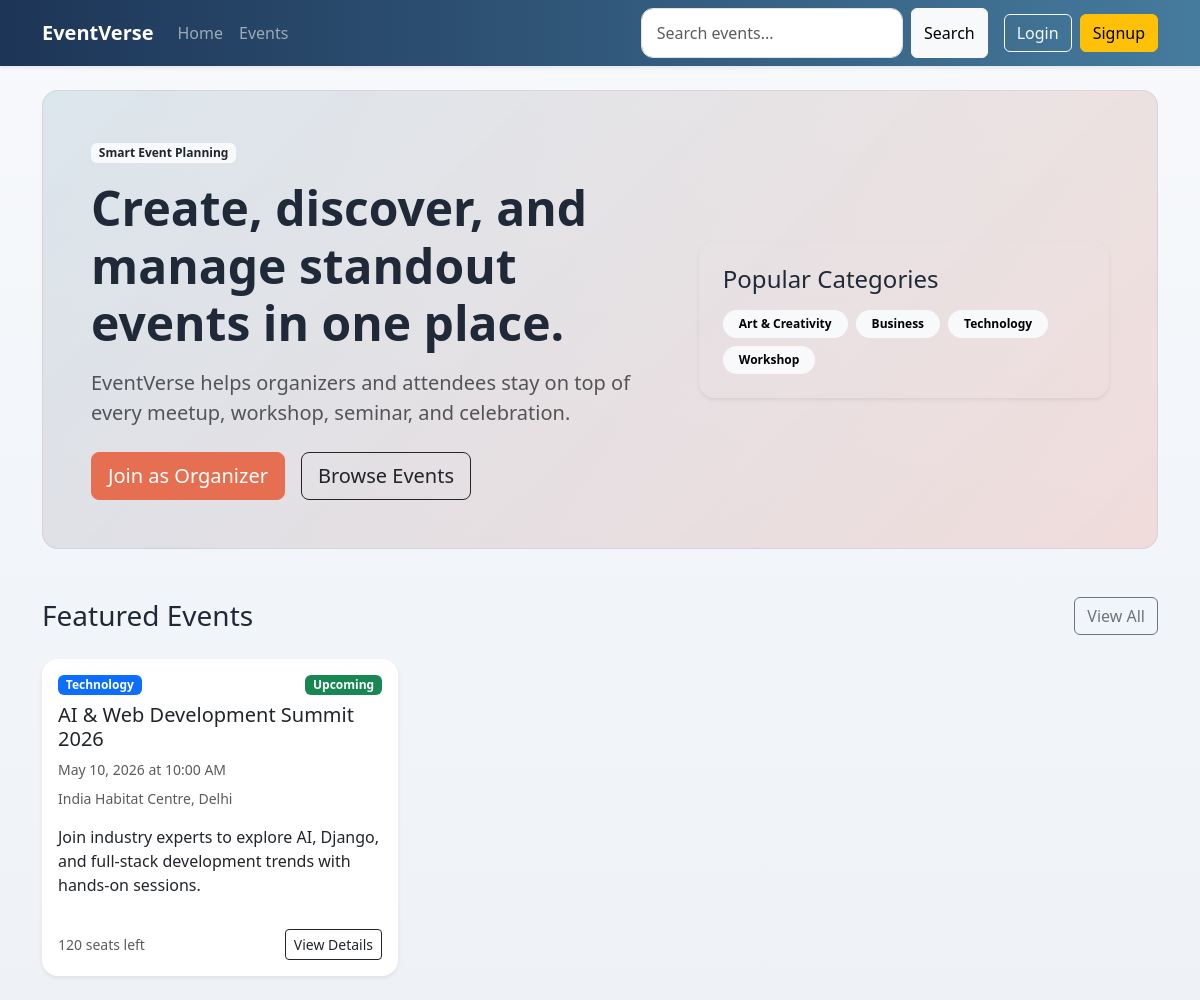
Before: / with the older database file.
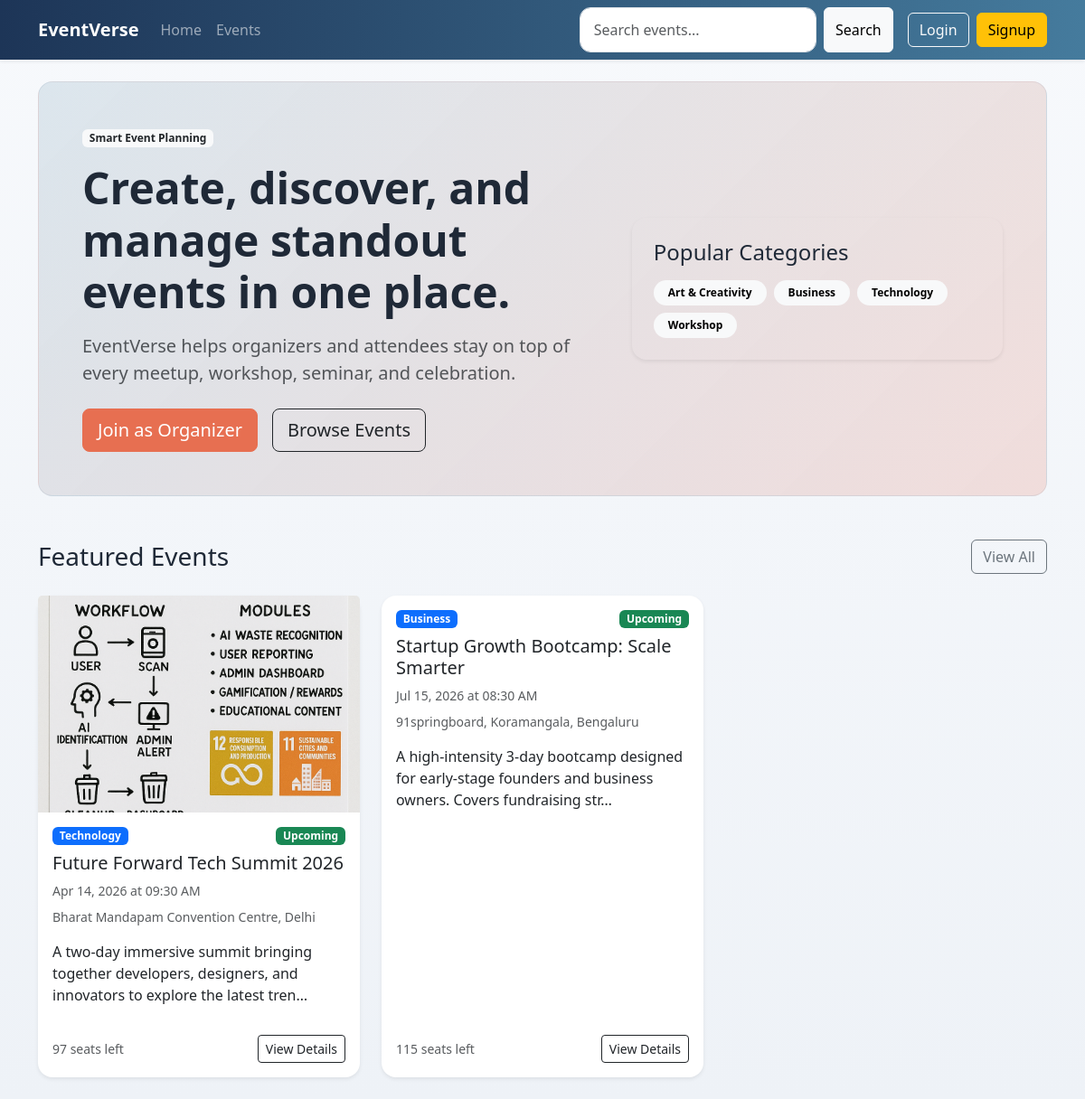
After: the same page with the newer database file.
### events/models.py (models this page shows, shortened)
class Category(models.Model):
    name = models.CharField(max_length=100, unique=True)
    class Meta:
        ordering = ['name']

class Event(models.Model):
    class Status(models.TextChoices):
        DRAFT = 'draft', 'Draft'
        PUBLISHED = 'published', 'Published'
        CANCELLED = 'cancelled', 'Cancelled'
        COMPLETED = 'completed', 'Completed'
    title = models.CharField(max_length=200)
    slug = models.SlugField(max_length=220, unique=True, blank=True)
    description = models.TextField()
    category = models.ForeignKey(Category, on_delete=models.PROTECT, related_name='events')
    organizer = models.ForeignKey(
        settings.AUTH_USER_MODEL,
        on_delete=models.CASCADE,
        related_name='organized_events',
    )
    venue = models.CharField(max_length=255)
    city = models.CharField(max_length=120)
    start_date = models.DateField()
    end_date = models.DateField()
    start_time = models.TimeField()
    end_time = models.TimeField()
    capacity = models.PositiveIntegerField(default=1)
    price = models.DecimalField(max_digits=10, decimal_places=2, default=Decimal('0.00'))
    status = models.CharField(max_length=20, choices=Status.choices, default=Status.DRAFT)
    image = models.ImageField(upload_to='events/', blank=True, null=True)
    google_maps_url = models.URLField(blank=True)
    created_at = models.DateTimeField(auto_now_add=True)
    class Meta:
        ordering = ['start_date', 'start_time', '-created_at']
    @property
    def event_timing_status(self):
        return 'Upcoming' if self.start_datetime >= timezone.now() else 'Past'
    @property
    def start_datetime(self):
        return timezone.make_aware(datetime.combine(self.start_date, self.start_time))
    @property
    def confirmed_seats(self):
        return (
            self.registrations.filter(status=Registration.Status.CONFIRMED)
            .aggregate(total=models.Sum('seat_count'))
            .get('total')
            or 0
        )
    @property
    def available_seats(self):
        return max(self.capacity - self.confirmed_seats, 0)
    @property
    def primary_media(self):
        media_item = self.media_assets.first()
        if media_item:
            return media_item
        if self.image:
            return type('LegacyImage', (), {'media_type': EventMedia.MediaType.IMAGE, 'file': self.image})()
        return None

class EventMedia(models.Model):
    class MediaType(models.TextChoices):
        IMAGE = 'image', 'Image'
        VIDEO = 'video', 'Video'
    event = models.ForeignKey(Event, on_delete=models.CASCADE, related_name='media_assets')
    file = models.FileField(upload_to='events/media/')
    media_type = models.CharField(max_length=10, choices=MediaType.choices)
    created_at = models.DateTimeField(auto_now_add=True)
    class Meta:
        ordering = ['created_at', 'id']

### core/views.py (the view)
# urls.py: path('', HomeView.as_view(), name='home'),
class HomeView(TemplateView):
    template_name = 'core/home.html'
    def get_context_data(self, **kwargs):
        context = super().get_context_data(**kwargs)
        context['featured_events'] = (
            Event.objects.select_related('organizer', 'category')
            .prefetch_related('media_assets')
            .filter(status='published')[:6]
        )
        context['categories'] = Category.objects.all()
        return context

### accounts/context_processors.py (called while the page is built)
def user_role(request):
    return {'user_role': get_user_role(request.user)}

### accounts/utils.py (called while the page is built)
def get_user_role(user):
    if not user.is_authenticated:
        return None
    if user.is_staff or user.is_superuser:
        return 'admin'
    return UserProfile.objects.filter(user=user).values_list('role', flat=True).first() or UserProfile.Role.ATTENDEE

### templates/core/home.html (shortened to what this page needs)
{% extends 'base.html' %}
{% block content %}
<section class="hero-section rounded-4 p-4 p-md-5 mb-5">
    <div class="row align-items-center g-4">
        <div class="col-lg-7">
            <span class="badge bg-light text-dark mb-3">Smart Event Planning</span>
            <h1 class="display-5 fw-bold">Create, discover, and manage standout events in one place.</h1>
            <p class="lead text-muted mt-3">EventVerse helps organizers and attendees stay on top of every meetup, workshop, seminar, and celebration.</p>
            <div class="d-flex flex-wrap gap-3 mt-4">
                {% if user_role == 'organizer' or user_role == 'admin' %}
                    <a href="{% url 'events:event-create' %}" class="btn btn-brand btn-lg">Create Event</a>
                {% else %}
                    <a href="{% url 'accounts:signup' %}" class="btn btn-brand btn-lg">Join as Organizer</a>
                {% endif %}
                <a href="{% url 'events:event-list' %}" class="btn btn-outline-dark btn-lg">Browse Events</a>
            </div>
        </div>
        <div class="col-lg-5">
            <div class="hero-card p-4 rounded-4 shadow-sm">
                <h2 class="h4">Popular Categories</h2>
                <div class="d-flex flex-wrap gap-2 mt-3">
                    {% for category in categories %}
                        <a href="{% url 'events:event-list' %}?category={{ category.id }}" class="badge rounded-pill text-bg-light p-2 px-3 text-decoration-none">{{ category.name }}</a>
                    {% endfor %}
                </div>
            </div>
        </div>
    </div>
</section>
<section>
    <div class="d-flex justify-content-between align-items-center mb-4">
        <h2 class="h3 mb-0">Featured Events</h2>
        <a href="{% url 'events:event-list' %}" class="btn btn-outline-secondary">View All</a>
    </div>
    <div class="row g-4">
        {% for event in featured_events %}
            <div class="col-md-6 col-lg-4">
                {% include 'events/partials/event_card.html' %}
            </div>
        {% endfor %}
    </div>
</section>
{% endblock %}

### templates/base.html (shortened to what this page needs)
{% load static %}
<!DOCTYPE html>
<html lang="en">
<head>
    <link href="https://cdn.jsdelivr.net/npm/bootstrap@5.3.7/dist/css/bootstrap.min.css" rel="stylesheet">
    <link rel="stylesheet" href="{% static 'css/style.css' %}">
</head>
<body>
    <nav class="navbar navbar-expand-lg navbar-dark shadow-sm">
        <div class="container">
            <a class="navbar-brand fw-bold" href="{% url 'core:home' %}">EventVerse</a>
            <div class="collapse navbar-collapse" id="mainNavbar">
                <ul class="navbar-nav me-auto mb-2 mb-lg-0">
                    <li class="nav-item"><a class="nav-link" href="{% url 'core:home' %}">Home</a></li>
                    <li class="nav-item"><a class="nav-link" href="{% url 'events:event-list' %}">Events</a></li>
                </ul>
                <form class="d-flex me-lg-3 mb-3 mb-lg-0" method="get" action="{% url 'core:search' %}">
                    <input class="form-control me-2" type="search" name="q" placeholder="Search events..." value="{{ request.GET.q }}">
                    <button class="btn btn-light" type="submit">Search</button>
                </form>
                <div class="d-flex gap-2">
                    {% if user.is_authenticated %}
                        <a class="btn btn-outline-light" href="{% url 'accounts:profile' %}">Profile</a>
                        <span class="navbar-text text-white">Hi, {{ user.username }}{% if user_role %} ({{ user_role|title }}){% endif %}</span>
                        <form method="post" action="{% url 'accounts:logout' %}">
                            {% csrf_token %}
                            <button class="btn btn-outline-light" type="submit">Logout</button>
                        </form>
                    {% else %}
                        <a class="btn btn-outline-light" href="{% url 'accounts:login' %}">Login</a>
                        <a class="btn btn-warning" href="{% url 'accounts:signup' %}">Signup</a>
                    {% endif %}
                </div>
            </div>
        </div>
    </nav>
    <main class="py-4">
        <div class="container">
            {% block content %}{% endblock %}
        </div>
    </main>
</body>
</html>

### templates/events/partials/event_card.html
<div class="card h-100 border-0 shadow-sm event-card">
    {% with primary_media=event.primary_media %}
    {% if primary_media %}
        {% if primary_media.media_type == 'video' %}
            <video class="card-img-top event-card-image" controls preload="metadata">
                <source src="{{ primary_media.file.url }}">
            </video>
        {% else %}
            <img src="{{ primary_media.file.url }}" class="card-img-top event-card-image" alt="{{ event.title }}">
        {% endif %}
    {% endif %}
    {% endwith %}
    <div class="card-body d-flex flex-column">
        <div class="d-flex justify-content-between align-items-start mb-2">
            <span class="badge text-bg-primary">{{ event.category.name }}</span>
            <span class="badge {% if event.event_timing_status == 'Upcoming' %}text-bg-success{% else %}text-bg-secondary{% endif %}">{{ event.event_timing_status }}</span>
        </div>
        <h3 class="h5">{{ event.title }}</h3>
        <p class="text-muted small mb-2">{{ event.start_date|date:"M d, Y" }} at {{ event.start_time|time:"h:i A" }}</p>
        <p class="text-muted small mb-3">{{ event.venue }}, {{ event.city }}</p>
        <p class="card-text flex-grow-1">{{ event.description|truncatechars:110 }}</p>
        <div class="d-flex justify-content-between align-items-center mt-3">
            <small class="text-muted">{{ event.available_seats }} seat{{ event.available_seats|pluralize }} left</small>
            <a href="{% url 'events:event-detail' event.pk %}" class="btn btn-sm btn-outline-dark">View Details</a>
        </div>
    </div>
</div>

### static/css/style.css (style rules this page uses)
body { background: linear-gradient(180deg, #f7f9fc 0%, #eef2f7 100%); color: #1f2937; }
.navbar { background: linear-gradient(90deg, #1d3557, #457b9d); }
.btn-brand { background-color: #e76f51; border-color: #e76f51; color: #fff; }
.hero-section { background: linear-gradient(135deg, rgba(69, 123, 157, 0.15), rgba(231, 111, 81, 0.18)); border: 1px solid rgba(29, 53, 87, 0.08); }
.hero-card, .card { border-radius: 1rem; }
.event-card { transition: transform 0.2s ease, box-shadow 0.2s ease; }
.event-card-image, .detail-image { height: 240px; object-fit: cover; }
.form-control, .form-select { border-radius: 0.75rem; padding: 0.75rem 0.9rem; }

Changed rows visible on the page:
changed Event "Delhi": title "AI & Web Development Summit 2026" → "Future Forward Tech Summit 2026"; start_date "May 10, 2026" → "Apr 14, 2026"; start_time "10:00 AM" → "09:30 AM"; venue "India Habitat Centre" → "Bharat Mandapam Convention Centre"; description "Join industry experts to explore AI, Django, and full-stack development trends with hands-on sessions." → "A two-day immersive summit bringing together developers, designers, and innovators to explore the latest tren…"; available_seats "120" → "97"
added Event: category.name "Business", event_timing_status "Upcoming", title "Startup Growth Bootcamp: Scale Smarter", start_date "Jul 15, 2026", start_time "08:30 AM", venue "91springboard, Koramangala", city "Bengaluru", description "A high-intensity 3-day bootcamp designed for early-stage founders and business owners. Covers fundraising str…", available_seats "115"
